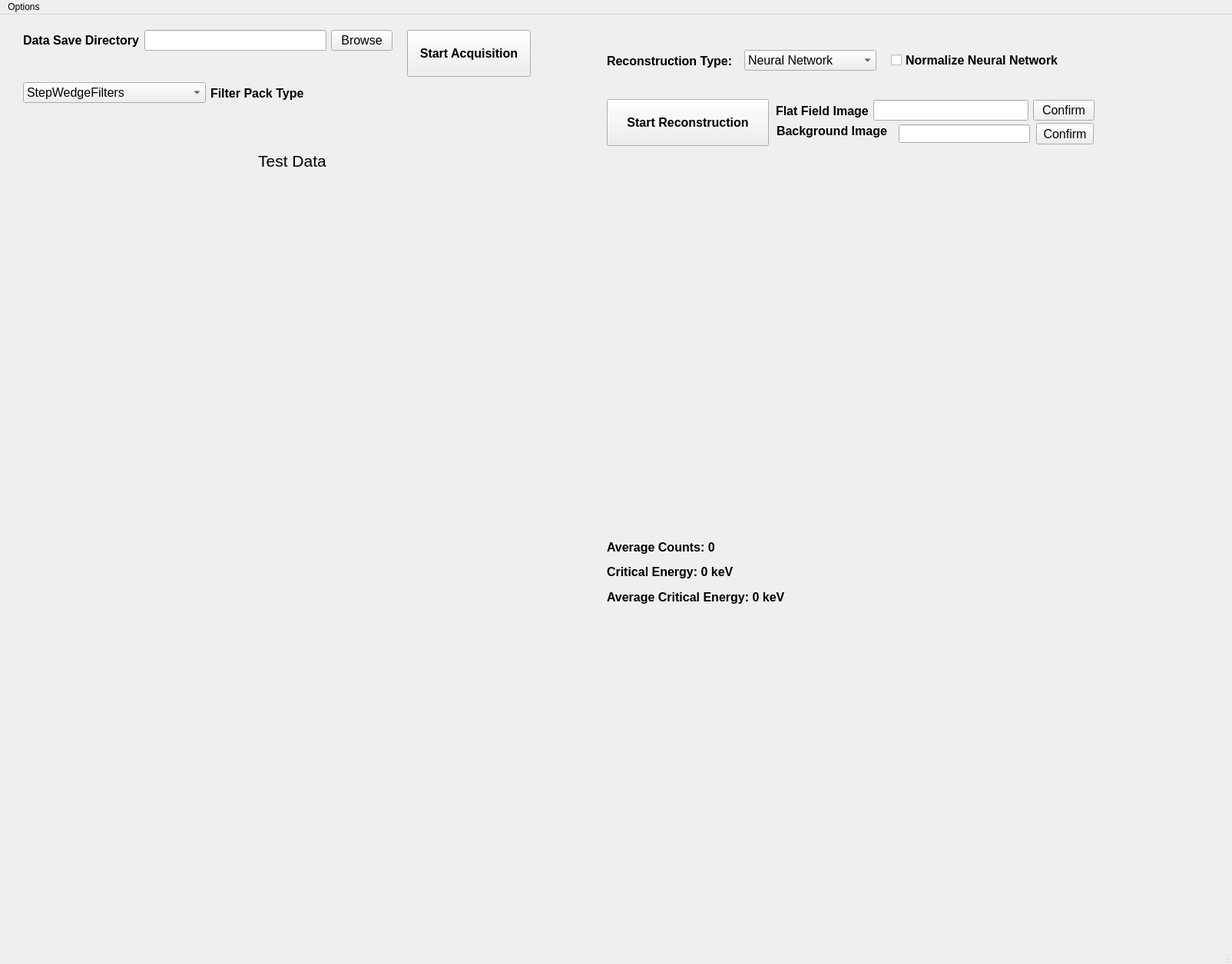
<?xml version="1.0" encoding="UTF-8"?>
<ui version="4.0">
 <class>MainWindow</class>
 <widget class="QMainWindow" name="MainWindow">
  <property name="geometry">
   <rect>
    <x>0</x>
    <y>0</y>
    <width>1604</width>
    <height>1255</height>
   </rect>
  </property>
  <property name="windowTitle">
   <string>MainWindow</string>
  </property>
  <widget class="QWidget" name="centralwidget">
   <widget class="QPushButton" name="acquireImages">
    <property name="geometry">
     <rect>
      <x>530</x>
      <y>20</y>
      <width>161</width>
      <height>61</height>
     </rect>
    </property>
    <property name="font">
     <font>
      <pointsize>12</pointsize>
      <weight>75</weight>
      <bold>true</bold>
     </font>
    </property>
    <property name="text">
     <string>Start Acquisition</string>
    </property>
   </widget>
   <widget class="QWidget" name="verticalLayoutWidget_2">
    <property name="geometry">
     <rect>
      <x>30</x>
      <y>20</y>
      <width>481</width>
      <height>131</height>
     </rect>
    </property>
    <layout class="QVBoxLayout" name="verticalLayout_2">
     <item>
      <layout class="QHBoxLayout" name="horizontalLayout">
       <item>
        <widget class="QLabel" name="label">
         <property name="font">
          <font>
           <pointsize>12</pointsize>
           <weight>75</weight>
           <bold>true</bold>
          </font>
         </property>
         <property name="text">
          <string>Data Save Directory</string>
         </property>
        </widget>
       </item>
       <item>
        <widget class="QLineEdit" name="dataDir">
         <property name="font">
          <font>
           <pointsize>12</pointsize>
          </font>
         </property>
        </widget>
       </item>
       <item>
        <widget class="QPushButton" name="browse">
         <property name="font">
          <font>
           <pointsize>12</pointsize>
          </font>
         </property>
         <property name="text">
          <string>Browse</string>
         </property>
        </widget>
       </item>
      </layout>
     </item>
     <item>
      <layout class="QHBoxLayout" name="horizontalLayout_2">
       <item>
        <widget class="QComboBox" name="filterPackComboBox">
         <property name="font">
          <font>
           <pointsize>12</pointsize>
          </font>
         </property>
         <item>
          <property name="text">
           <string>StepWedgeFilters</string>
          </property>
         </item>
         <item>
          <property name="text">
           <string>RossPairFilters</string>
          </property>
         </item>
        </widget>
       </item>
       <item>
        <widget class="QLabel" name="label_2">
         <property name="font">
          <font>
           <pointsize>12</pointsize>
           <weight>75</weight>
           <bold>true</bold>
          </font>
         </property>
         <property name="text">
          <string>Filter Pack Type</string>
         </property>
        </widget>
       </item>
      </layout>
     </item>
    </layout>
   </widget>
   <widget class="GraphicsLayoutWidget" name="reconstructWidget" native="true">
    <property name="geometry">
     <rect>
      <x>790</x>
      <y>180</y>
      <width>611</width>
      <height>481</height>
     </rect>
    </property>
   </widget>
   <widget class="QWidget" name="horizontalLayoutWidget_2">
    <property name="geometry">
     <rect>
      <x>790</x>
      <y>20</y>
      <width>351</width>
      <height>80</height>
     </rect>
    </property>
    <layout class="QHBoxLayout" name="horizontalLayout_4">
     <item>
      <widget class="QLabel" name="label_3">
       <property name="font">
        <font>
         <pointsize>12</pointsize>
         <weight>75</weight>
         <bold>true</bold>
        </font>
       </property>
       <property name="text">
        <string>Reconstruction Type:</string>
       </property>
      </widget>
     </item>
     <item>
      <widget class="QComboBox" name="reconstructAlgorithmComboBox">
       <property name="font">
        <font>
         <pointsize>12</pointsize>
        </font>
       </property>
       <item>
        <property name="text">
         <string>Neural Network</string>
        </property>
       </item>
       <item>
        <property name="text">
         <string>Minimization</string>
        </property>
       </item>
      </widget>
     </item>
    </layout>
   </widget>
   <widget class="QPushButton" name="reconstructSpectra">
    <property name="geometry">
     <rect>
      <x>790</x>
      <y>110</y>
      <width>211</width>
      <height>61</height>
     </rect>
    </property>
    <property name="font">
     <font>
      <pointsize>12</pointsize>
      <weight>75</weight>
      <bold>true</bold>
     </font>
    </property>
    <property name="text">
     <string>Start Reconstruction</string>
    </property>
   </widget>
   <widget class="GraphicsLayoutWidget" name="plotWidget" native="true">
    <property name="geometry">
     <rect>
      <x>30</x>
      <y>210</y>
      <width>721</width>
      <height>681</height>
     </rect>
    </property>
   </widget>
   <widget class="QLabel" name="shotLabel">
    <property name="geometry">
     <rect>
      <x>280</x>
      <y>180</y>
      <width>201</width>
      <height>21</height>
     </rect>
    </property>
    <property name="font">
     <font>
      <pointsize>16</pointsize>
      <weight>50</weight>
      <bold>false</bold>
     </font>
    </property>
    <property name="text">
     <string>Test Data</string>
    </property>
    <property name="alignment">
     <set>Qt::AlignCenter</set>
    </property>
   </widget>
   <widget class="QWidget" name="horizontalLayoutWidget_3">
    <property name="geometry">
     <rect>
      <x>1160</x>
      <y>20</y>
      <width>271</width>
      <height>80</height>
     </rect>
    </property>
    <layout class="QHBoxLayout" name="horizontalLayout_5">
     <item>
      <widget class="QCheckBox" name="NN_NormalizeCheck">
       <property name="font">
        <font>
         <pointsize>12</pointsize>
         <weight>75</weight>
         <bold>true</bold>
        </font>
       </property>
       <property name="text">
        <string>Normalize Neural Network</string>
       </property>
      </widget>
     </item>
    </layout>
   </widget>
   <widget class="QWidget" name="verticalLayoutWidget">
    <property name="geometry">
     <rect>
      <x>790</x>
      <y>680</y>
      <width>521</width>
      <height>91</height>
     </rect>
    </property>
    <layout class="QVBoxLayout" name="verticalLayout">
     <item>
      <widget class="QLabel" name="avgCountsLabels">
       <property name="font">
        <font>
         <pointsize>12</pointsize>
         <weight>75</weight>
         <bold>true</bold>
        </font>
       </property>
       <property name="text">
        <string>Average Counts: 0</string>
       </property>
      </widget>
     </item>
     <item>
      <widget class="QLabel" name="criticalEnergy">
       <property name="font">
        <font>
         <pointsize>12</pointsize>
         <weight>75</weight>
         <bold>true</bold>
        </font>
       </property>
       <property name="text">
        <string>Critical Energy: 0 keV</string>
       </property>
      </widget>
     </item>
     <item>
      <widget class="QLabel" name="avgCriticalEnergy">
       <property name="font">
        <font>
         <pointsize>12</pointsize>
         <weight>75</weight>
         <bold>true</bold>
        </font>
       </property>
       <property name="text">
        <string>Average Critical Energy: 0 keV</string>
       </property>
      </widget>
     </item>
    </layout>
   </widget>
   <widget class="QWidget" name="layoutWidget">
    <property name="geometry">
     <rect>
      <x>1010</x>
      <y>110</y>
      <width>415</width>
      <height>30</height>
     </rect>
    </property>
    <layout class="QHBoxLayout" name="horizontalLayout_3">
     <item>
      <widget class="QLabel" name="label_4">
       <property name="font">
        <font>
         <pointsize>12</pointsize>
         <weight>75</weight>
         <bold>true</bold>
        </font>
       </property>
       <property name="text">
        <string>Flat Field Image</string>
       </property>
      </widget>
     </item>
     <item>
      <widget class="QLineEdit" name="flatFieldImage">
       <property name="font">
        <font>
         <pointsize>12</pointsize>
        </font>
       </property>
      </widget>
     </item>
     <item>
      <widget class="QPushButton" name="confirmFF">
       <property name="font">
        <font>
         <pointsize>12</pointsize>
        </font>
       </property>
       <property name="text">
        <string>Confirm</string>
       </property>
      </widget>
     </item>
    </layout>
   </widget>
   <widget class="QLabel" name="label_5">
    <property name="geometry">
     <rect>
      <x>1011</x>
      <y>141</y>
      <width>153</width>
      <height>20</height>
     </rect>
    </property>
    <property name="font">
     <font>
      <pointsize>12</pointsize>
      <weight>75</weight>
      <bold>true</bold>
     </font>
    </property>
    <property name="text">
     <string>Background Image</string>
    </property>
   </widget>
   <widget class="QLineEdit" name="bkgImage">
    <property name="geometry">
     <rect>
      <x>1170</x>
      <y>143</y>
      <width>171</width>
      <height>24</height>
     </rect>
    </property>
    <property name="font">
     <font>
      <pointsize>12</pointsize>
     </font>
    </property>
   </widget>
   <widget class="QPushButton" name="confirmBkg">
    <property name="geometry">
     <rect>
      <x>1349</x>
      <y>141</y>
      <width>75</width>
      <height>28</height>
     </rect>
    </property>
    <property name="font">
     <font>
      <pointsize>12</pointsize>
     </font>
    </property>
    <property name="text">
     <string>Confirm</string>
    </property>
   </widget>
  </widget>
  <widget class="QMenuBar" name="menubar">
   <property name="geometry">
    <rect>
     <x>0</x>
     <y>0</y>
     <width>1604</width>
     <height>22</height>
    </rect>
   </property>
   <widget class="QMenu" name="menuExit">
    <property name="title">
     <string>Options</string>
    </property>
    <addaction name="actionQuit"/>
   </widget>
   <addaction name="menuExit"/>
  </widget>
  <widget class="QStatusBar" name="statusbar"/>
  <action name="actionQuit">
   <property name="text">
    <string>Quit</string>
   </property>
  </action>
 </widget>
 <customwidgets>
  <customwidget>
   <class>GraphicsLayoutWidget</class>
   <extends>QWidget</extends>
   <header>pyqtgraph</header>
   <container>1</container>
  </customwidget>
 </customwidgets>
 <resources/>
 <connections/>
</ui>
